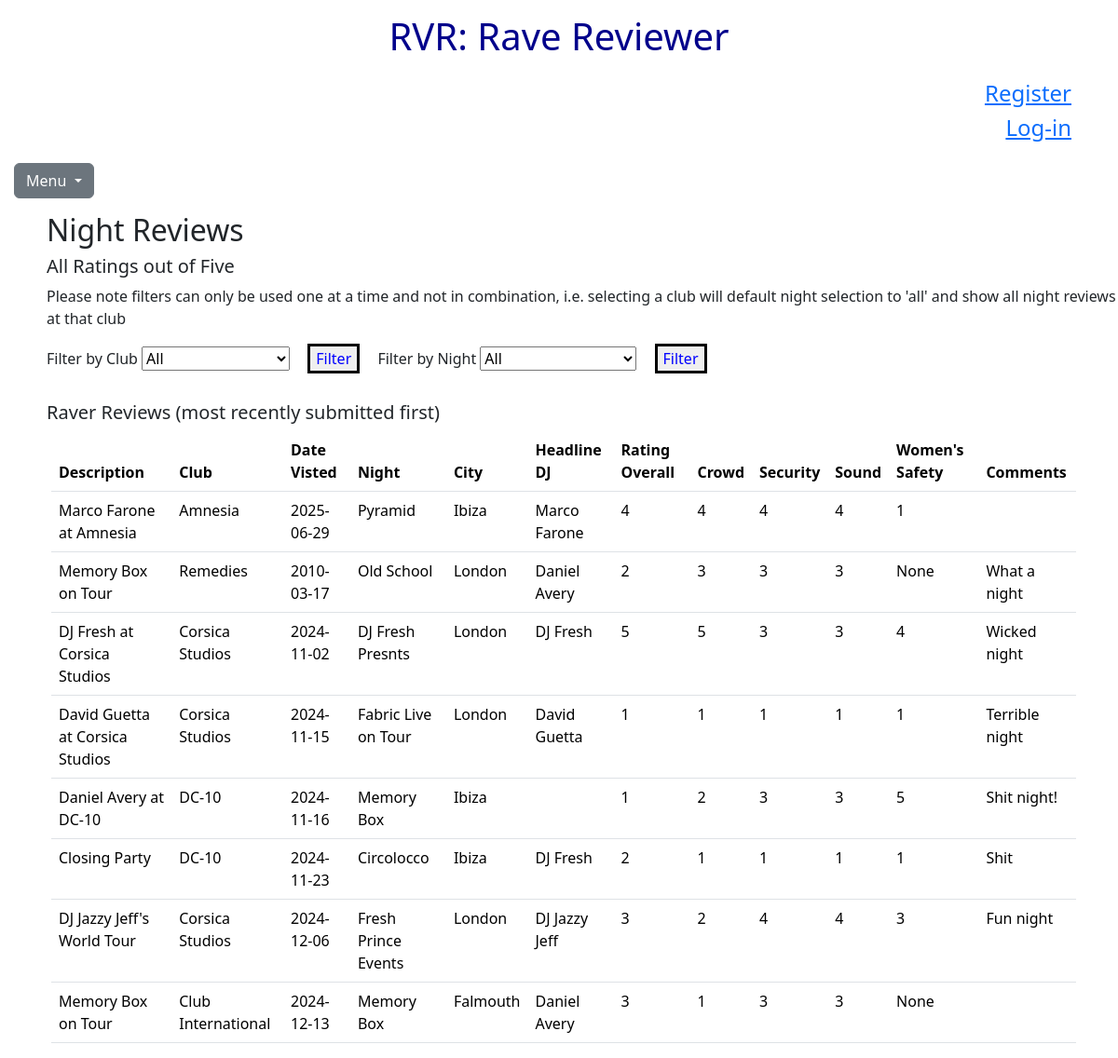
The app's page /reviews with its own data.
### tables this page shows
CREATE TABLE reviews(
id INTEGER PRIMARY KEY AUTOINCREMENT, 
description TEXT NOT NULL,
club TEXT NOT NULL,
date_visited TEXT NOT NULL,
night TEXT NOT NULL,
rating_overall INTEGER,
rating_crowd INTEGER,
rating_security INTEGER,
rating_sound INTEGER,
rating_womensafety INTEGER, created TIMESTAMP NOT NULL DEFAULT CURRENT_TIMESTAMP, user_added_by TEXT NOT NULL, comments TEXT, DJS TEXT);

CREATE TABLE clubs (
id INTEGER PRIMARY KEY AUTOINCREMENT,
created TIMESTAMP NOT NULL DEFAULT CURRENT_TIMESTAMP,
name TEXT NOT NULL,
closing_time_monday TEXT,
closing_time_tuesday TEXT,
closing_time_wednesday TEXT,
closing_time_thursday TEXT,
closing_time_friday TEXT,
closing_time_saturday TEXT,
closing_time_sunday TEXT,
main_genre TEXT NOT NULL,
user_added_by TEXT NOT NULL, city TEXT NOT NULL, postcode TEXT);

### app.py (the view)
@app.route("/reviews", methods=["GET", "POST"])
def reviews():
 if request.method == "GET":
    list = []
    club_list = []
    club_dict = {
        "Club": 'All',
    }
    club_list.append(club_dict)
    night_list = []
    night_dict = {
        "Night":'All',
    }
    night_list.append(night_dict)
    club_select = request.args.get("club_select")
    print(club_select)
    night_select = request.args.get("night_select")
    print(night_select)
    for club_list1 in query_db("SELECT name FROM clubs"):
        club = (club_list1['name'])
        print(f"TEST CLUB NAME: {club}")
        club_dict = {
                    "Club": club,
                     }
        club_list.append(club_dict)
    print(club_list)
    for night_list1 in query_db("SELECT DISTINCT night FROM reviews"):
        night = (night_list1['night'])
        print(f"TEST CLUB NAME: {night}")
        if night == "":
            continue
        else:
            night_dict = {
                        "Night": night,
                        }
        night_list.append(night_dict)
    print(night_list)
    for reviews in query_db("SELECT * FROM reviews"):
        description = (reviews['description'])
        club = (reviews['club'])
        date_visited = (reviews['date_visited'])
        night = (reviews['night'])
        DJs = (reviews['DJs'])
        if DJs == None:
            DJs = ''
        rating_overall = (reviews['rating_overall'])
        rating_crowd = (reviews['rating_crowd'])
        rating_security = (reviews['rating_security'])
        rating_sound = (reviews['rating_sound'])
        rating_womensafety = (reviews['rating_womensafety'])
        comments = (reviews['comments'])
        for city in query_db("SELECT city FROM clubs WHERE name = ?", [club]):
            city_name = (city['city'])
            print(city_name)
        if club_select == None:
            club_select = 'All'
        if night_select == None:
            night_select ='All'
        if club_select == 'All' and night_select == 'All': #If both set to all, continue as normal to render all reviews
            pass
        elif club_select != 'All' and club_select != club: #If a club is selected and it does not match current DB row, skip this iteration
            continue
        elif night_select != 'All' and night_select != night: #If a night is seleted and it does not match current DB row, skip this iteration
           continue
        dict = {
                "description": description,
                "club": club,
                "date_visited": date_visited,
                "night": night,
                "DJ": DJs,
                "city": city_name,
                "rating_overall": rating_overall,
                "rating_crowd": rating_crowd,
                "rating_security": rating_security,
                "rating_sound": rating_sound,
                "rating_womensafety": rating_womensafety,
                "comments": comments,
            }
        list.append(dict)
        list.reverse()
    return render_template("reviews.html", dict=list, club_list=club_list, night_list=night_list)
 else:
    return render_template("reviews.html")

### app.py (called while the page is built)
def get_db():
    db = getattr(g, '_database', None) #Check if db is already stored in g, if it does not exist create one
    if db is None:
        db = g._database = sqlite3.connect('database.db')
        db.row_factory = sqlite3.Row
    return db #Return db object

@app.teardown_appcontext #close connection after each request
def close_connection(exception):
    db = getattr(g, '_database', None)
    if db is not None:
        db.close()

def query_db(query, args=(), one=False): #make querying easier by returning requests in dictionaries (not tuples)
    cur = get_db().execute(query, args)
    rv = cur.fetchall()
    cur.close()
    return(rv[0] if rv else None) if one else rv

### templates/reviews.html (shortened to what this page needs)
{% extends "layout.html" %}
{% block body%}
<body>
    <div class = "space">
    <h2> Night Reviews </h2>
    <h5> All Ratings out of Five </h5>
    Please note filters can only be used one at a time and not in combination, i.e. selecting a club will default night selection to 'all' and show all night reviews at that club
     <form class = "form-group" action="/reviews" method="GET">
        <label class="city_TBC" for="club_select" > Filter by Club </label>
        <Select name="club_select" id="club_select">
          {% for row in club_list %}
          <option> {{ row.Club }} </option>
          {% endfor %}
        </Select>
        <button id="submit" class="btn_2" type="submit">Filter</button>
        <label class="city_TBC" for="night_select" > Filter by Night </label>
            <Select name="night_select" id="night_select">
              {% for row in night_list %}
              <option> {{ row.Night }} </option>
              {% endfor %}
            </Select>
        <button id="submit_1" class="btn_2" type="submit">Filter</button>
     </form>
     <div class = "space_above">
     <h5> Raver Reviews (most recently submitted first) </h5>
    </div>
    <div class ="padding">
    <table class = "table">
        <thead>
            <tr>
                <th>Description</th>
                <th>Club</th>
                <th>Date Visted</th>
                <th> Night</th>
                <th> City </th>
                <th> Headline DJ </th>
                <th>Rating Overall</th>
                <th>Crowd </th>
                <th>Security </th>
                <th>Sound </th>
                <th>Women's Safety</th>
                <th>Comments </th>
              </tr>
       </thead>
       <tbody>
        {% for column in dict %}
        <tr>
            <td> {{column.description}} </td>
            <td> {{column.club}} </td>
            <td> {{ column.date_visited }} </td>
            <td> {{ column.night}} </td>
            <td> {{ column.city  }} </td>
            <td> {{ column.DJ }}</td>
            <td> {{column.rating_overall}} </td>
            <td> {{column.rating_crowd}}  </td>
            <td> {{column.rating_security}} </td>
            <td> {{ column.rating_sound }} </td>
            <td> {{ column.rating_womensafety}} </td>
            <td> {{ column.comments}} </td>
        </tr>
            {% endfor %}
       </tbody>
    </table>
</div>
</div>
{% endblock %}

### static/styles.css (style rules this page uses)
.space { margin-left: 50px; }
.table { border-spacing: 25px; margin-left: 5px; margin-right: 25px; }
.btn_2 { margin-right:15px; margin-left: 15px; margin-top: 15px; margin-bottom: 15px; border: 3px solid #000000; color: blue; }
.padding { margin-right:50px; }
.space_above { margin-top: 15px; }

### records on screen
reviews: description "Marco Farone at Amnesia", club "Amnesia", date_visited "2025-06-29", night "Pyramid", city "Ibiza", DJ "Marco Farone", rating_overall "4", rating_crowd "4", rating_security "4", rating_sound "4", rating_womensafety "1"
reviews: description "Memory Box on Tour", club "Remedies", date_visited "2010-03-17", night "Old School", DJ "Daniel Avery", comments "What a night"
clubs: city "London" "London"
reviews: description "DJ Fresh at Corsica Studios", club "Corsica Studios", date_visited "2024-11-02", night "DJ Fresh Presnts", city "London", DJ "DJ Fresh", rating_overall "5", rating_crowd "5", rating_security "3", rating_sound "3", rating_womensafety "4", comments "Wicked night"
reviews: description "David Guetta at Corsica Studios", club "Corsica Studios", date_visited "2024-11-15", night "Fabric Live on Tour", DJ "David Guetta", comments "Terrible night"
reviews: description "Daniel Avery at DC-10", club "DC-10", date_visited "2024-11-16", night "Memory Box", city "Ibiza", rating_overall "1", rating_crowd "2", rating_security "3", rating_sound "3", rating_womensafety "5", comments "Shit night!"
reviews: description "Closing Party", club "DC-10", date_visited "2024-11-23", night "Circolocco", DJ "DJ Fresh", comments "Shit"
clubs: city "Ibiza"
reviews: description "DJ Jazzy Jeff's World Tour", club "Corsica Studios", date_visited "2024-12-06", night "Fresh Prince Events", city "London", DJ "DJ Jazzy Jeff", rating_overall "3", rating_crowd "2", rating_security "4", rating_sound "4", rating_womensafety "3", comments "Fun night"
reviews: description "Memory Box on Tour", club "Club International", date_visited "2024-12-13", night "Memory Box", DJ "Daniel Avery"
clubs: city "Falmouth"

### other values on screen
{{ column.rating_overall }} "2" "1" "2" "3"
{{ column.rating_crowd }} "3" "1" "1" "1"
{{ column.rating_security }} "3" "1" "1" "3"
{{ column.rating_sound }} "3" "1" "1" "3"
{{ column.rating_womensafety }} "None" "1" "1" "None"
form field club_select "All"
form field night_select "All"
